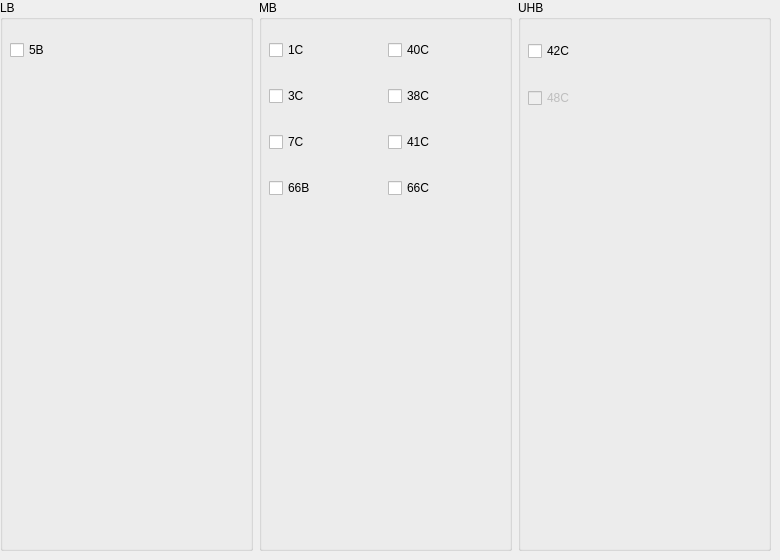
      <widget class="QWidget" name="page_ulca_lte">
       <attribute name="label">
        <string>ULCA_LTE</string>
       </attribute>
       <widget class="QWidget" name="layoutWidget_19">
        <property name="geometry">
         <rect>
          <x>0</x>
          <y>0</y>
          <width>771</width>
          <height>551</height>
         </rect>
        </property>
        <layout class="QHBoxLayout" name="horizontalLayout_bnads_lte_2">
         <item>
          <widget class="QGroupBox" name="groupBox_lb_ulca_lte">
           <property name="title">
            <string>LB</string>
           </property>
           <widget class="QCheckBox" name="ulca_5b">
            <property name="geometry">
             <rect>
              <x>10</x>
              <y>40</y>
              <width>36</width>
              <height>20</height>
             </rect>
            </property>
            <property name="text">
             <string>5B</string>
            </property>
           </widget>
          </widget>
         </item>
         <item>
          <widget class="QGroupBox" name="groupBox_mb_ulca_lte">
           <property name="title">
            <string>MB</string>
           </property>
           <widget class="QWidget" name="layoutWidget_23">
            <property name="geometry">
             <rect>
              <x>10</x>
              <y>20</y>
              <width>231</width>
              <height>201</height>
             </rect>
            </property>
            <layout class="QGridLayout" name="gridLayout_mb_lte_2">
             <item row="0" column="0">
              <widget class="QCheckBox" name="ulca_1c">
               <property name="text">
                <string>1C</string>
               </property>
              </widget>
             </item>
             <item row="3" column="0">
              <widget class="QCheckBox" name="ulca_66b">
               <property name="text">
                <string>66B</string>
               </property>
              </widget>
             </item>
             <item row="0" column="1">
              <widget class="QCheckBox" name="ulca_40c">
               <property name="enabled">
                <bool>true</bool>
               </property>
               <property name="statusTip">
                <string/>
               </property>
               <property name="text">
                <string>40C</string>
               </property>
               <property name="checkable">
                <bool>true</bool>
               </property>
               <property name="checked">
                <bool>false</bool>
               </property>
              </widget>
             </item>
             <item row="1" column="0">
              <widget class="QCheckBox" name="ulca_3c">
               <property name="text">
                <string>3C</string>
               </property>
              </widget>
             </item>
             <item row="1" column="1">
              <widget class="QCheckBox" name="ulca_38c">
               <property name="text">
                <string>38C</string>
               </property>
               <property name="checked">
                <bool>false</bool>
               </property>
              </widget>
             </item>
             <item row="3" column="1">
              <widget class="QCheckBox" name="ulca_66c">
               <property name="text">
                <string>66C</string>
               </property>
              </widget>
             </item>
             <item row="2" column="1">
              <widget class="QCheckBox" name="ulca_41c">
               <property name="text">
                <string>41C</string>
               </property>
              </widget>
             </item>
             <item row="2" column="0">
              <widget class="QCheckBox" name="ulca_7c">
               <property name="text">
                <string>7C</string>
               </property>
              </widget>
             </item>
            </layout>
           </widget>
          </widget>
         </item>
         <item>
          <widget class="QGroupBox" name="groupBox_uhb_ulca_lte">
           <property name="title">
            <string>UHB</string>
           </property>
           <widget class="QWidget" name="layoutWidget_24">
            <property name="geometry">
             <rect>
              <x>10</x>
              <y>20</y>
              <width>231</width>
              <height>111</height>
             </rect>
            </property>
            <layout class="QGridLayout" name="gridLayout_uhb_lte_2">
             <item row="1" column="0">
              <widget class="QCheckBox" name="ulca_48c">
               <property name="enabled">
                <bool>false</bool>
               </property>
               <property name="text">
                <string>48C</string>
               </property>
              </widget>
             </item>
             <item row="0" column="0">
              <widget class="QCheckBox" name="ulca_42c">
               <property name="text">
                <string>42C</string>
               </property>
              </widget>
             </item>
            </layout>
           </widget>
          </widget>
         </item>
        </layout>
       </widget>
      </widget>
